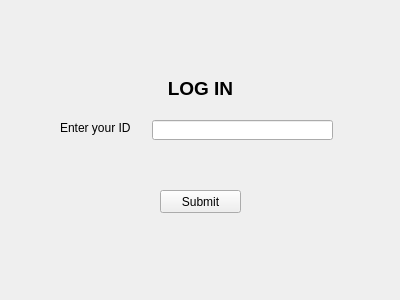
<?xml version="1.0" encoding="UTF-8"?>
<ui version="4.0">
 <class>Form</class>
 <widget class="QWidget" name="Form">
  <property name="geometry">
   <rect>
    <x>0</x>
    <y>0</y>
    <width>400</width>
    <height>300</height>
   </rect>
  </property>
  <property name="windowTitle">
   <string>Form</string>
  </property>
  <widget class="QLabel" name="label_3">
   <property name="geometry">
    <rect>
     <x>160</x>
     <y>80</y>
     <width>81</width>
     <height>16</height>
    </rect>
   </property>
   <property name="font">
    <font>
     <family>Arial</family>
     <pointsize>14</pointsize>
     <weight>75</weight>
     <bold>true</bold>
    </font>
   </property>
   <property name="frameShape">
    <enum>QFrame::NoFrame</enum>
   </property>
   <property name="frameShadow">
    <enum>QFrame::Raised</enum>
   </property>
   <property name="text">
    <string>LOG IN</string>
   </property>
   <property name="scaledContents">
    <bool>true</bool>
   </property>
   <property name="alignment">
    <set>Qt::AlignCenter</set>
   </property>
  </widget>
  <widget class="QPushButton" name="pushButton_2">
   <property name="geometry">
    <rect>
     <x>160</x>
     <y>190</y>
     <width>81</width>
     <height>23</height>
    </rect>
   </property>
   <property name="text">
    <string>Submit</string>
   </property>
  </widget>
  <widget class="QLabel" name="label_4">
   <property name="geometry">
    <rect>
     <x>60</x>
     <y>120</y>
     <width>71</width>
     <height>16</height>
    </rect>
   </property>
   <property name="text">
    <string>Enter your ID:</string>
   </property>
  </widget>
  <widget class="QLineEdit" name="lineEdit_2">
   <property name="geometry">
    <rect>
     <x>152</x>
     <y>120</y>
     <width>181</width>
     <height>20</height>
    </rect>
   </property>
  </widget>
 </widget>
 <resources/>
 <connections/>
</ui>
